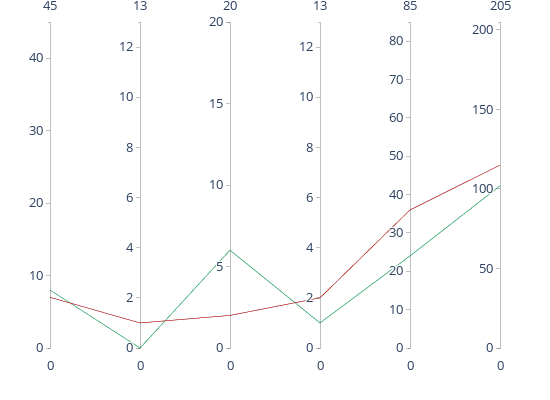

Source (notebook cell):
### Code cell
# tab_1_function('Wimbledon', '2016-540')

### Figure 1 — Plotly figure (JSON) as saved in the notebook; plotly's stock layout.template omitted (floating-point values rounded to 4 significant figures)
{"data": [{"dimensions": [{"label": "Aces", "range": [0, 45], "values": [7, 8]}, {"label": "Break Points Converted", "range": [0, 13], "values": [1, 0]}, {"label": "Break Points Saved", "range": [0, 20], "values": [2, 6]}, {"label": "Double Faults", "range": [0, 13], "values": [2, 1]}, {"label": "Return Points Won", "range": [0, 85], "values": [36, 24]}, {"label": "Total Points Won", "range": [0, 205], "values": [115, 102]}], "line": {"color": [1, 0], "colorscale": [[0, "#00b359"], [1, "#cc0000"]]}, "type": "parcoords"}], "layout": {"font": {"size": 15}, "height": 400, "margin": {"b": 50, "l": 50, "r": 50, "t": 20}, "paper_bgcolor": "white", "plot_bgcolor": "white", "width": 550}}
